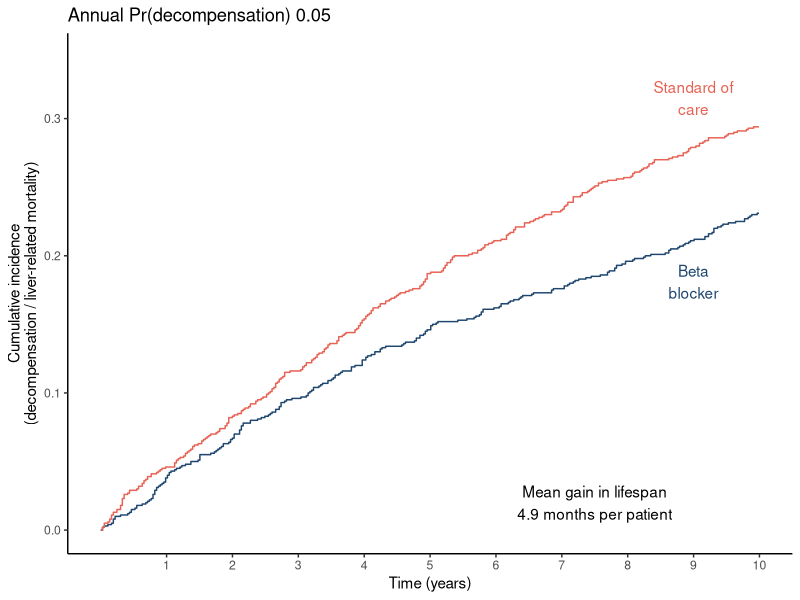

Generate this figure with R:
library(tidyverse)
library(cmprsk)

#### Functions ####
## survival for a pair of trial participants: one treated with placebo, one with beta-blocker
lifespan_estimate_mortality <- 
  function(x, days, overallRiskIncrease, lrm_riskReduction, lrmRisk, risk_decomp, risk_hcc) {
    Pooled <- 
      x %>% 
      mutate(
        DeathRisk = OverallMortRate / 365 * overallRiskIncrease,
        decomp_risk = DeathRisk + risk_decomp / 365,
        hcc_risk = decomp_risk + risk_hcc / 365
      ) %>%
      
      mutate(
        DeathRiskRx = DeathRisk,
        decomp_risk_rx = DeathRiskRx + (risk_decomp / 365 * (1 - lrm_riskReduction)),
        hcc_risk_rx = decomp_risk_rx + (risk_hcc / 365 * (1 - lrm_riskReduction))
      )
    
    Pooled$Throw <- runif(days)
    Pooled$Throw_rx <- runif(days)
    
    Pooled$Morbid <- 
      case_when(Pooled$Throw < Pooled$DeathRisk ~ 2, #Other
                Pooled$Throw > Pooled$DeathRisk & Pooled$Throw < Pooled$decomp_risk ~ 3, #Decomp
                Pooled$Throw > Pooled$decomp_risk & Pooled$Throw < Pooled$hcc_risk ~ 4, #HCC
                TRUE ~ 0
      )
    
    Pooled$MorbidRx <- 
      case_when(Pooled$Throw_rx < Pooled$DeathRiskRx ~ 2, #Other
                Pooled$Throw_rx > Pooled$DeathRiskRx & Pooled$Throw_rx < Pooled$decomp_risk_rx ~ 3, #Decomp
                Pooled$Throw_rx > Pooled$decomp_risk_rx & Pooled$Throw_rx < Pooled$hcc_risk_rx ~ 4, #HCC
                TRUE ~ 0
      )
    
    
    OutputMorbid <- 
      Pooled %>% 
      group_by(Morbid) %>% 
      filter((Morbid > 0)) %>% 
      summarise(SurvMorbid = min(UI), .groups = 'drop') %>% 
      select(SurvMorbid, Morbid) %>%
      slice(which.min(SurvMorbid))
    
    OutputMorbidRx <- 
      Pooled %>% 
      group_by(MorbidRx) %>% 
      filter((MorbidRx > 0)) %>% 
      summarise(SurvMorbidRx = min(UI), .groups = 'drop') %>% 
      select(SurvMorbidRx, MorbidRx) %>%
      slice(which.min(SurvMorbidRx))
    
    FinalDeathOutput <- 
      bind_cols(
        OutputMorbid, OutputMorbidRx) %>%
      mutate(nsbb = lrm_riskReduction)
    
    return(FinalDeathOutput)
  }

## determine cumulative incidence using cmprsk::cuminc()
cuminc_curve_morb_plot <- function(x) {
  
  a <- cuminc(x$SurvMorbid, x$Morbid)
  
  b <- timepoints(a, times)
  
  c <- 
    as_tibble(b$est) %>%
    mutate(Cause = c("Other", "Decompensation", "HCC"))
  
  untreated <- 
    c %>% 
    pivot_longer(!Cause, names_to = "time", values_to = "est") %>% 
    mutate(
      time = as.numeric(time))
  
  untreated <- 
    untreated %>%
    pivot_wider(names_from = "Cause", values_from = "est")
  
  a <- cuminc(x$SurvMorbidRx, x$MorbidRx)
  
  b <- timepoints(a, times)
  
  c <- 
    as_tibble(b$est) %>%
    mutate(Cause = c("Other_rx", "Decompensation_rx", "HCC_rx"))
  
  treated <- 
    c %>% 
    pivot_longer(!Cause, names_to = "time", values_to = "est") %>% 
    mutate(
      time = as.numeric(time))
  
  treated <-
    treated %>%
    pivot_wider(names_from = "Cause", values_from = "est")
  
  out <- 
    left_join(untreated, treated, by = "time")
  
  return(out)
  
}


# Prepare for simulation
## read in life tables
RawMortality1990 <- read_csv("RawMortality1990.csv")
## convert to daily mortality risk
RawMortality1990Days <- RawMortality1990 %>% slice(rep(1:n(), each = 365))
## start lifetable at age 50
mortalityStart50y <- 
  RawMortality1990Days %>%
  filter(Years >=50) %>%
  rowid_to_column("UI") %>%
  select(UI, Years, OverallMortRate)
## compute number of days of life possible
n_days50 = 365 * 51


# Run Simuations
## parameters can be adjusted as required

## Paramters
set.seed(44)
n_sim = 1000 # equivalent to 1000 patients per arm in trial, reduce to speed up simulation
times <- seq(0, 3660, by = 10) # extracts data points for cumulative incidence every 10 days
treatment_effect <- 0.3 # 1 - posterior HR from moderate neutral prior
prob_decompensation <- 0.05 # 5% annual probaility of decompensation

## Single trial
## pr_decomp = 0.05
single_trial <- 
  replicate(
    n_sim,
    lifespan_estimate_mortality(
      mortalityStart50y, 
      days = n_days50,
      overallRiskIncrease = 6, # to reflect increased global mortality in cirrhosis
      lrm_riskReduction = treatment_effect,          
      lrmRisk = 0.5, # overall probability of liver-related death, Jepsen et al, Shearer et al
      risk_decomp = prob_decompensation,
      risk_hcc = 0.01),
    simplify = FALSE
  ) %>%
  bind_rows()

## extract decompensation-free lifespan gain
gain <- 
  single_trial %>% 
  mutate(
    SurvMorbid = if_else(SurvMorbid > 3650, 3650, as.numeric(SurvMorbid)),
    SurvMorbidRx = if_else(SurvMorbidRx > 3650, 3650, as.numeric(SurvMorbidRx))
  ) %>%
  summarise(untreated = mean(SurvMorbid), treated = mean(SurvMorbidRx)) %>% 
  mutate(diff = (treated - untreated) / 30)

## extract cum inc data points
single_trial_cum_inc <- 
  cuminc_curve_morb_plot(single_trial)

# Plot single trial data
## text annotations
gain_text <-
  tibble(
    gain_label = glue::glue("Mean gain in lifespan\n{round(gain[[1,3]], 1)} months per patient"),
    pr_decomp = "Annual Pr(decompensation) 0.05"
  )

arm_text <-
  tibble(
    pr_decomp = rep(c("Annual Pr(decompensation) 0.05"), each = 2),
    arm_label = rep(c("Standard of\ncare", "Beta\nblocker"), 1),
    x_pos = rep(9, 2),
    y_pos = c(max(single_trial_cum_inc$Decompensation) + 0.02, max(single_trial_cum_inc$Decompensation_rx) - 0.05),
    label_colour = rep(c("#e76254", "#1e466e"), 1)
  )


single_trial_plot <-
  ggplot(single_trial_cum_inc) +
  geom_step(
    aes(x = time / 365.25, y = Decompensation_rx),
    colour = "#1e466e"
  ) +
  geom_step(
    aes(x = time / 365.25, y = Decompensation),
    colour = "#e76254"
  ) +
  geom_text(data = gain_text, aes(label = gain_label), x = 7.5, y = 0.02) +
  geom_text(data = arm_text, aes(label = arm_label, x = x_pos, y = y_pos, colour = arm_label)) +
  scale_colour_manual(
    values = c("#1e466e", "#e76254"),
    labels = c("Beta\nblocker", "Standard of\ncare")) +
  scale_y_continuous(
    limits = c(0, max(single_trial_cum_inc$Decompensation) + 0.05),
    name = "Cumulative incidence\n(decompensation / liver-related mortality)"
  ) +
  scale_x_continuous(
    breaks = c(1, 2, 3, 4, 5, 6, 7, 8, 9, 10),
    limits = c(0, 10),
    name = "Time (years)"
  ) +
  theme_classic() +
  theme(legend.position = "none") +
  ggtitle(arm_text$pr_decomp)

single_trial_plot
